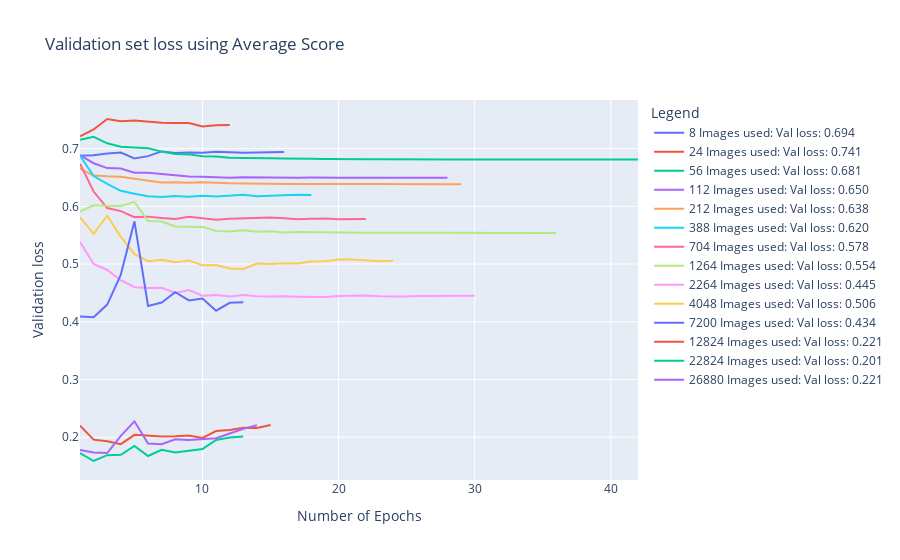

Write notebook code for a chart like this one.
### Code cell
plot_validation_performance_vs_epochs(
    performance, 
    no_of_samples, 
    title="Validation set loss using Average Score", 
    x_axes="Number of Epochs", 
    y_axes="Validation loss", 
    plotting_curve="val loss"  # Change to "f1" if you want to plot F1 scores instead
)
